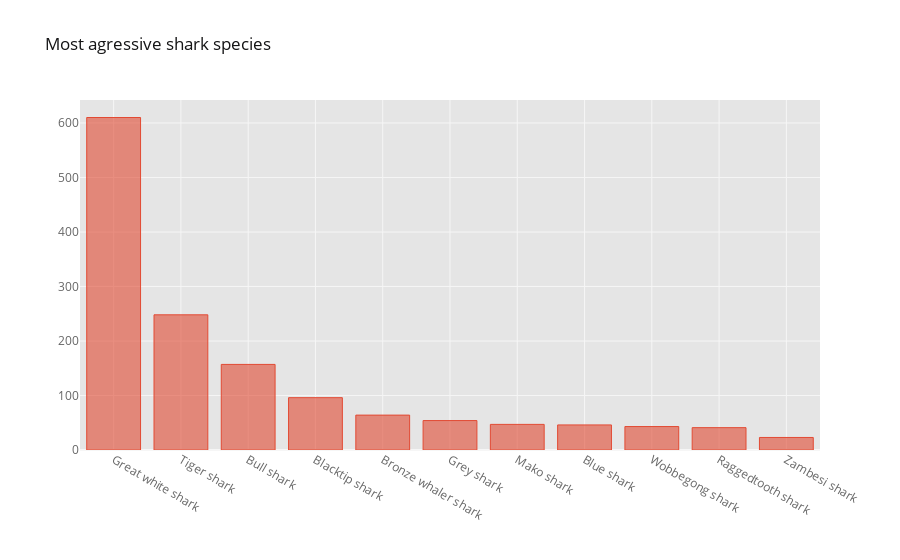

The notebook cell saved with this chart:
### Markdown cell above
Which shark species is the most aggressive? I don't care about fatality rate here, only total attacks.

### Code cell
species_fig = df["Species "].value_counts().iplot(kind="bar", title= "Most agressive shark species")
species_fig

### Figure 1 — Plotly figure (JSON) as saved in the notebook; plotly's stock layout.template omitted (floating-point values rounded to 4 significant figures)
{"data": [{"marker": {"color": "rgba(226, 74, 51, 0.6)", "line": {"color": "rgba(226, 74, 51, 1.0)", "width": 1}}, "name": "Species ", "orientation": "v", "text": "", "type": "bar", "x": ["Great white shark", "Tiger shark", "Bull shark", "Blacktip shark", "Bronze whaler shark", "Grey shark", "Mako shark", "Blue shark", "Wobbegong shark", "Raggedtooth shark", "Zambesi shark"], "y": [610, 248, 157, 96, 64, 54, 47, 46, 43, 41, 23]}], "layout": {"legend": {"bgcolor": "#FFFFFF", "font": {"color": "#666666"}}, "paper_bgcolor": "#FFFFFF", "plot_bgcolor": "#E5E5E5", "title": {"font": {"color": "#151516"}, "text": "Most agressive shark species"}, "xaxis": {"gridcolor": "#F6F6F6", "showgrid": true, "tickfont": {"color": "#666666"}, "title": {"font": {"color": "#666666"}, "text": ""}, "zerolinecolor": "#F6F6F6"}, "yaxis": {"gridcolor": "#F6F6F6", "showgrid": true, "tickfont": {"color": "#666666"}, "title": {"font": {"color": "#666666"}, "text": ""}, "zerolinecolor": "#F6F6F6"}}}
